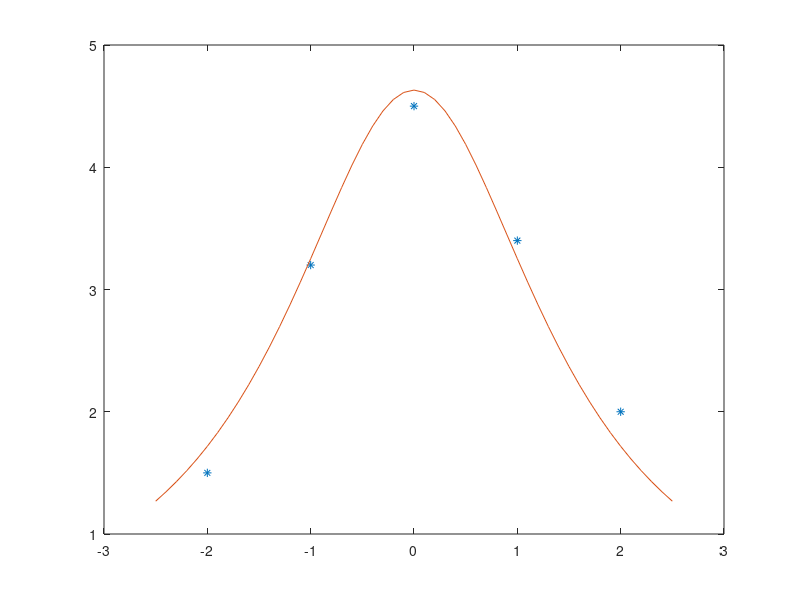

Write the MATLAB code that produced this figure.
clc
clear

x=-2:1:2;
y=[1.5 3.2 4.5 3.4 2];

%1/y = x^2/a + b/a

p=polyfit(x,1./y,2);

a=1/p(1);
b=p(3)*a;

xp=-2.5:0.1:2.5;
yp=a./(xp.^2+b);
plot(x,y,"*");
hold on
plot(xp,yp)


